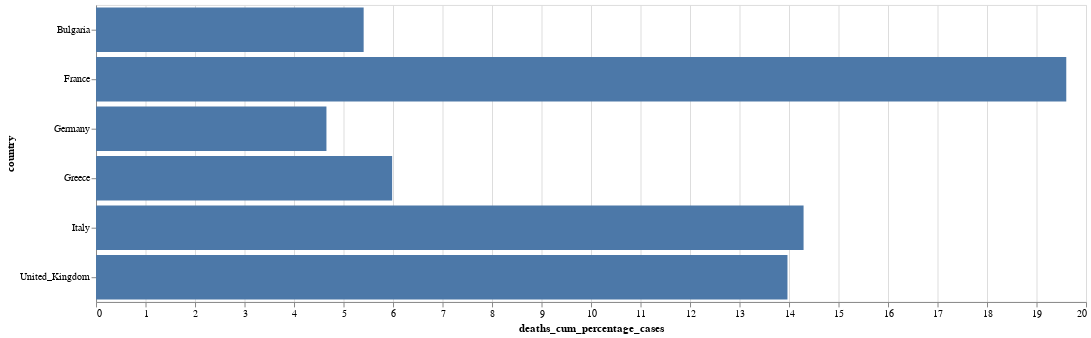

Source (notebook cell):
### Code cell
alt.Chart(df_last_date.reset_index()).mark_bar().encode(
    y='country:N',
    x='deaths_cum_percentage_cases:Q',
    tooltip = my_tooltips).properties(
        width=1000,
        height=300
    )

### Figure 1 — Vega-Lite specification as saved in the notebook (floating-point values rounded to 4 significant figures)
{"config": {"view": {"continuousWidth": 400, "continuousHeight": 300}}, "data": {"name": "data-4af856ee9f22fb4f15a901341d831dee"}, "mark": "bar", "encoding": {"tooltip": [{"type": "nominal", "field": "country"}, {"type": "quantitative", "field": "cases_cum_percentage"}, {"type": "quantitative", "field": "deaths_cum_percentage"}, {"type": "quantitative", "field": "deaths_cum_percentage_cases"}], "x": {"type": "quantitative", "field": "deaths_cum_percentage_cases"}, "y": {"type": "nominal", "field": "country"}}, "height": 300, "width": 1000, "$schema": "https://vega.github.io/schema/vega-lite/v4.0.2.json", "datasets": {"data-4af856ee9f22fb4f15a901341d831dee": [{"country": "Bulgaria", "date": "2020-05-27T00:00:00", "cases": 91, "deaths": 6, "code": "BG", "population": 7024216, "continentExp": "Europe", "cases_cum": 2460, "deaths_cum": 133, "population_millions": 0.7024, "cases_cum_percentage": 0.03502, "deaths_cum_percentage": 0.001893, "deaths_cum_percentage_cases": 5.407}, {"country": "France", "date": "2020-05-27T00:00:00", "cases": 7578, "deaths": 2004, "code": "FR", "population": 66987244, "continentExp": "Europe", "cases_cum": 145555, "deaths_cum": 28530, "population_millions": 6.699, "cases_cum_percentage": 0.2173, "deaths_cum_percentage": 0.04259, "deaths_cum_percentage_cases": 19.6}, {"country": "Germany", "date": "2020-05-27T00:00:00", "cases": 6294, "deaths": 315, "code": "DE", "population": 82927922, "continentExp": "Europe", "cases_cum": 179364, "deaths_cum": 8349, "population_millions": 8.293, "cases_cum_percentage": 0.2163, "deaths_cum_percentage": 0.01007, "deaths_cum_percentage_cases": 4.655}, {"country": "Greece", "date": "2020-05-27T00:00:00", "cases": 156, "deaths": 9, "code": "EL", "population": 10727668, "continentExp": "Europe", "cases_cum": 2892, "deaths_cum": 173, "population_millions": 1.073, "cases_cum_percentage": 0.02696, "deaths_cum_percentage": 0.001613, "deaths_cum_percentage_cases": 5.982}, {"country": "Italy", "date": "2020-05-27T00:00:00", "cases": 6557, "deaths": 971, "code": "IT", "population": 60431283, "continentExp": "Europe", "cases_cum": 230555, "deaths_cum": 32955, "population_millions": 6.043, "cases_cum_percentage": 0.3815, "deaths_cum_percentage": 0.05453, "deaths_cum_percentage_cases": 14.29}, {"country": "United_Kingdom", "date": "2020-05-27T00:00:00", "cases": 8719, "deaths": 1172, "code": "UK", "population": 66488991, "continentExp": "Europe", "cases_cum": 265227, "deaths_cum": 37048, "population_millions": 6.649, "cases_cum_percentage": 0.3989, "deaths_cum_percentage": 0.05572, "deaths_cum_percentage_cases": 13.97}]}}
